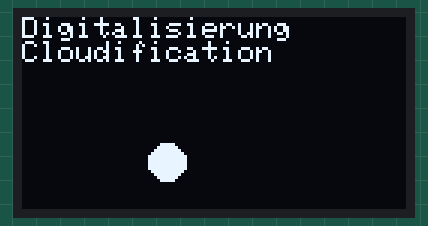
A sketch run on a simulated Arduino Uno, built with avr-gcc and run on an emulated ATmega328P. Shown: 128×64 one-colour display.

Above: at 0.2 s.
At 0.7 s:
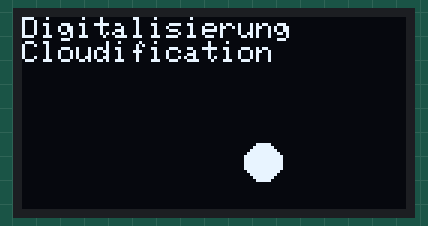
At 1.2 s:
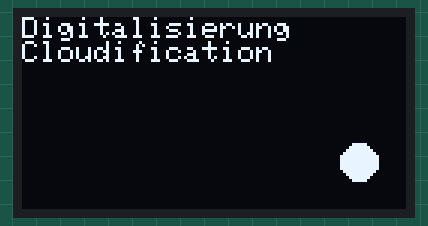
At 1.7 s:
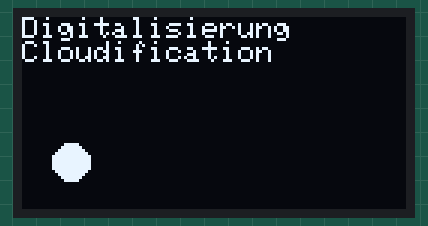

The sketch:

screentest.ino
```cpp
#include <Wire.h>
#include <Adafruit_GFX.h>
#include <Adafruit_SSD1306.h>

#define OLED_RESET LED_BUILTIN  //4
Adafruit_SSD1306 display(OLED_RESET);

int counter = 0;

void setup() {
  display.begin(SSD1306_SWITCHCAPVCC, 0x3C);

  // Clear the buffer.
  display.clearDisplay();
  display.display();

  display.setTextSize(1);
  display.setTextColor(WHITE);
  display.setCursor(0,0);
  display.println("Digitalisierung");
  display.println("Cloudification");
  display.display();

}

void loop() {
  // draw a white circle, 6 pixel radius
  display.fillCircle(((counter %4) +0.5) * display.width()/4, 3* display.height()/4, 6, BLACK);
  counter++;
  display.fillCircle(((counter %4) +0.5) * display.width()/4, 3* display.height()/4, 6, WHITE);
  display.display();
  delay(500);
}
```

Measured:
- by itself, everything shown: repeats every 2.1 s, in 4 steps
- what the display in image 0 shows lasts 0.5 s, from 0.1 s to 0.6 s
